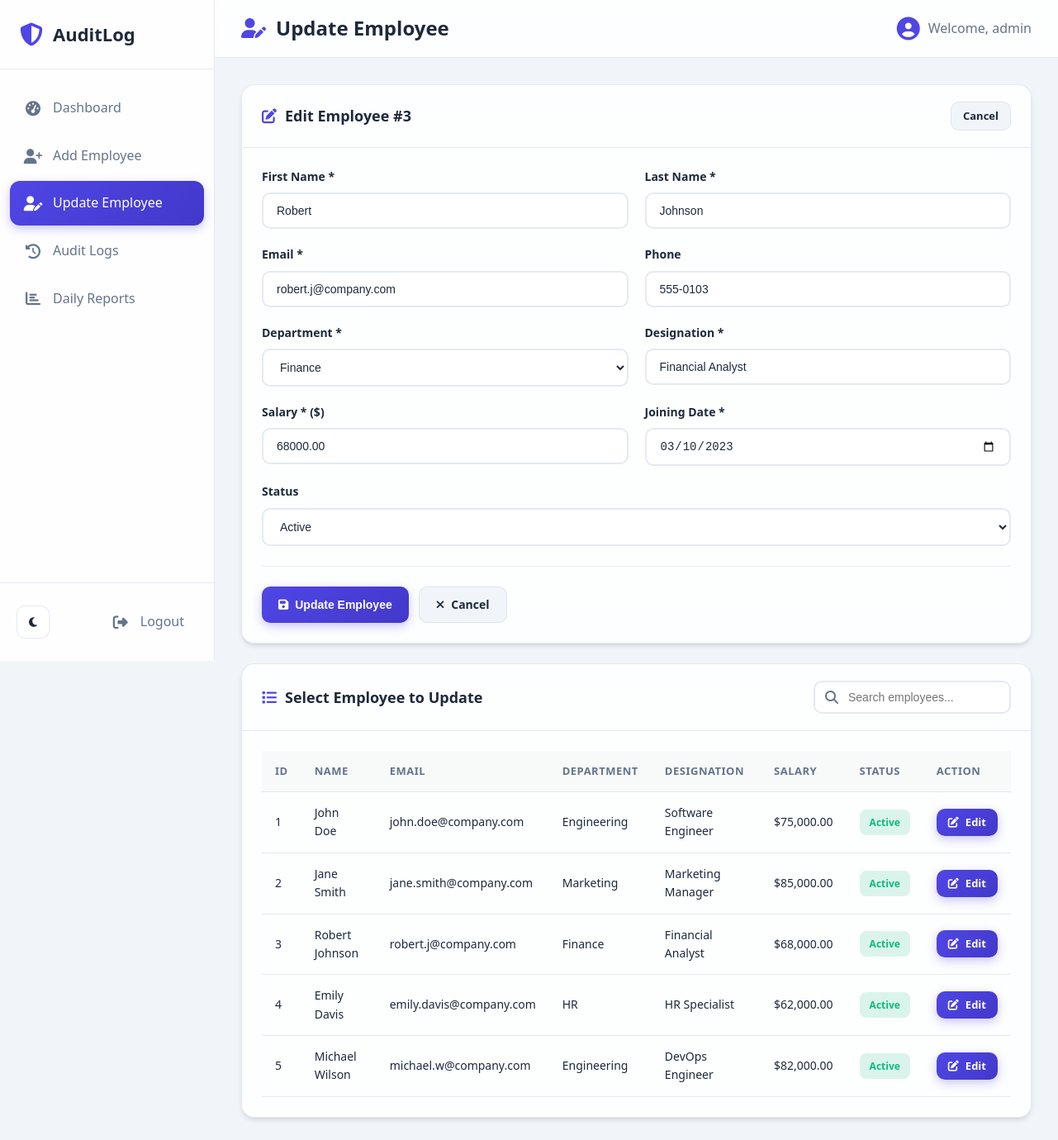
/update_employee.php?edit=3 (signed in), run on the app's committed database.
### tables this page shows
CREATE TABLE IF NOT EXISTS employees (
    emp_id INT AUTO_INCREMENT PRIMARY KEY,
    first_name VARCHAR(50) NOT NULL,
    last_name VARCHAR(50) NOT NULL,
    email VARCHAR(100) NOT NULL UNIQUE,
    phone VARCHAR(20),
    department VARCHAR(50) NOT NULL,
    designation VARCHAR(50) NOT NULL,
    salary DECIMAL(10,2) NOT NULL,
    joining_date DATE NOT NULL,
    status ENUM('Active', 'Inactive') DEFAULT 'Active',
    created_at TIMESTAMP DEFAULT CURRENT_TIMESTAMP,
    updated_at TIMESTAMP DEFAULT CURRENT_TIMESTAMP ON UPDATE CURRENT_TIMESTAMP
);

### update_employee.php (the view, shortened to what this page needs)
<?php
require_once 'config.php';
$edit_employee = null;
if (isset($_GET['edit'])) {
    $edit_id = intval($_GET['edit']);
    $stmt = $conn->prepare("SELECT * FROM employees WHERE emp_id = ?");
    $stmt->bind_param("i", $edit_id);
    $stmt->execute();
    $result = $stmt->get_result();
    $edit_employee = $result->fetch_assoc();
}
$employees = $conn->query("SELECT * FROM employees ORDER BY created_at DESC");
?>
<!DOCTYPE html>
<html lang="en" data-theme="light">
<head>
    <link rel="stylesheet" href="assets/css/style.css">
    <link rel="stylesheet" href="https://cdnjs.cloudflare.com/ajax/libs/font-awesome/6.4.0/css/all.min.css">
</head>
<body>
    <div class="app-container">
        <aside class="sidebar">
            <div class="sidebar-header">
                <i class="fas fa-shield-alt"></i>
                <span>AuditLog</span>
            </div>
            <nav class="sidebar-nav">
                <a href="dashboard.php" class="nav-link">
                    <i class="fas fa-tachometer-alt"></i>
                    <span>Dashboard</span>
                </a>
                <a href="add_employee.php" class="nav-link">
                    <i class="fas fa-user-plus"></i>
                    <span>Add Employee</span>
                </a>
                <a href="update_employee.php" class="nav-link active">
                    <i class="fas fa-user-edit"></i>
                    <span>Update Employee</span>
                </a>
                <a href="logs.php" class="nav-link">
                    <i class="fas fa-history"></i>
                    <span>Audit Logs</span>
                </a>
                <a href="reports.php" class="nav-link">
                    <i class="fas fa-chart-bar"></i>
                    <span>Daily Reports</span>
                </a>
            </nav>
            <div class="sidebar-footer">
                <button class="theme-toggle" onclick="toggleTheme()" title="Toggle Dark Mode">
                    <i class="fas fa-moon"></i>
                </button>
                <a href="logout.php" class="nav-link logout">
                    <i class="fas fa-sign-out-alt"></i>
                    <span>Logout</span>
                </a>
            </div>
        </aside>
        <main class="main-content">
            <header class="main-header">
                <h1><i class="fas fa-user-edit"></i> Update Employee</h1>
                <div class="user-info">
                    <i class="fas fa-user-circle"></i>
                    <span>Welcome, <?php echo htmlspecialchars($_SESSION['username']); ?></span>
                </div>
            </header>
            <div class="content-wrapper">
                <?php if ($edit_employee): ?>
                <div class="form-card">
                    <div class="card-header">
                        <h2><i class="fas fa-edit"></i> Edit Employee #<?php echo $edit_employee['emp_id']; ?></h2>
                        <a href="update_employee.php" class="btn btn-sm btn-secondary">Cancel</a>
                    </div>
                    <div class="card-body">
                        <form method="POST" action="" class="employee-form">
                            <div class="form-row">
                                <div class="form-group">
                                    <label for="first_name">First Name *</label>
                                    <input type="text" id="first_name" name="first_name" value="<?php echo htmlspecialchars($edit_employee['first_name']); ?>" required>
                                </div>
                                <div class="form-group">
                                    <label for="last_name">Last Name *</label>
                                    <input type="text" id="last_name" name="last_name" value="<?php echo htmlspecialchars($edit_employee['last_name']); ?>" required>
                                </div>
                            </div>
                            <div class="form-row">
                                <div class="form-group">
                                    <label for="email">Email *</label>
                                    <input type="email" id="email" name="email" value="<?php echo htmlspecialchars($edit_employee['email']); ?>" required>
                                </div>
                                <div class="form-group">
                                    <label for="phone">Phone</label>
                                    <input type="tel" id="phone" name="phone" value="<?php echo htmlspecialchars($edit_employee['phone'] ?? ''); ?>">
                                </div>
                            </div>
                            <div class="form-row">
                                <div class="form-group">
                                    <label for="department">Department *</label>
                                    <select id="department" name="department" required>
                                        <option value="Finance" <?php echo $edit_employee['department'] === 'Finance' ? 'selected' : ''; ?>>Finance</option>
                                    </select>
                                </div>
                                <div class="form-group">
                                    <label for="designation">Designation *</label>
                                    <input type="text" id="designation" name="designation" value="<?php echo htmlspecialchars($edit_employee['designation']); ?>" required>
                                </div>
                            </div>
                            <div class="form-row">
                                <div class="form-group">
                                    <label for="salary">Salary * ($)</label>
                                    <input type="number" id="salary" name="salary" step="0.01" min="0" value="<?php echo $edit_employee['salary']; ?>" required>
                                </div>
                                <div class="form-group">
                                    <label for="joining_date">Joining Date *</label>
                                    <input type="date" id="joining_date" name="joining_date" value="<?php echo $edit_employee['joining_date']; ?>" required>
                                </div>
                            </div>
                            <div class="form-row">
                                <div class="form-group">
                                    <label for="status">Status</label>
                                    <select id="status" name="status">
                                        <option value="Active" <?php echo $edit_employee['status'] === 'Active' ? 'selected' : ''; ?>>Active</option>
                                    </select>
                                </div>
                            </div>
                            <div class="form-actions">
                                <button type="submit" class="btn btn-primary">
                                    <i class="fas fa-save"></i> Update Employee
                                </button>
                                <a href="update_employee.php" class="btn btn-secondary">
                                    <i class="fas fa-times"></i> Cancel
                                </a>
                            </div>
                        </form>
                    </div>
                </div>
                <?php endif; ?>
                <div class="card">
                    <div class="card-header">
                        <h2><i class="fas fa-list"></i> Select Employee to Update</h2>
                        <div class="search-box">
                            <i class="fas fa-search"></i>
                            <input type="text" id="employeeSearch" placeholder="Search employees..." onkeyup="searchTable('employeeSearch', 'employeesTable')">
                        </div>
                    </div>
                    <div class="card-body">
                        <div class="table-responsive">
                            <table class="data-table" id="employeesTable">
                                <thead>
                                    <tr>
                                        <th>ID</th>
                                        <th>Name</th>
                                        <th>Email</th>
                                        <th>Department</th>
                                        <th>Designation</th>
                                        <th>Salary</th>
                                        <th>Status</th>
                                        <th>Action</th>
                                    </tr>
                                </thead>
                                <tbody>
                                    <?php while ($emp = $employees->fetch_assoc()): ?>
                                    <tr>
                                        <td><?php echo $emp['emp_id']; ?></td>
                                        <td><?php echo htmlspecialchars($emp['first_name'] . ' ' . $emp['last_name']); ?></td>
                                        <td><?php echo htmlspecialchars($emp['email']); ?></td>
                                        <td><?php echo htmlspecialchars($emp['department']); ?></td>
                                        <td><?php echo htmlspecialchars($emp['designation']); ?></td>
                                        <td>$<?php echo number_format($emp['salary'], 2); ?></td>
                                        <td>
                                            <span class="badge <?php echo $emp['status'] === 'Active' ? 'badge-success' : 'badge-danger'; ?>">
                                                <?php echo $emp['status']; ?>
                                            </span>
                                        </td>
                                        <td>
                                            <a href="?edit=<?php echo $emp['emp_id']; ?>" class="btn btn-sm btn-primary">
                                                <i class="fas fa-edit"></i> Edit
                                            </a>
                                        </td>
                                    </tr>
                                    <?php endwhile; ?>
                                </tbody>
                            </table>
                        </div>
                    </div>
                </div>
            </div>
        </main>
    </div>
</body>
</html>

### data on the page
employees: emp_id "3", first_name "Robert", last_name "Johnson", email "robert.j@company.com", phone "555-0103", department "Finance", designation "Financial Analyst", salary "68000.00", joining_date "03/10/2023", status "Active", first_name+last_name "Robert Johnson", salary "68,000.00"
employees: emp_id "1", first_name+last_name "John Doe", email "john.doe@company.com", department "Engineering", designation "Software Engineer", salary "75,000.00", status "Active"
employees: emp_id "2", first_name+last_name "Jane Smith", email "jane.smith@company.com", department "Marketing", designation "Marketing Manager", salary "85,000.00", status "Active"
employees: emp_id "4", first_name+last_name "Emily Davis", email "emily.davis@company.com", department "HR", designation "HR Specialist", salary "62,000.00", status "Active"
employees: emp_id "5", first_name+last_name "Michael Wilson", email "michael.w@company.com", department "Engineering", designation "DevOps Engineer", salary "82,000.00", status "Active"

### other printed values
$_SESSION['username'] "admin"
